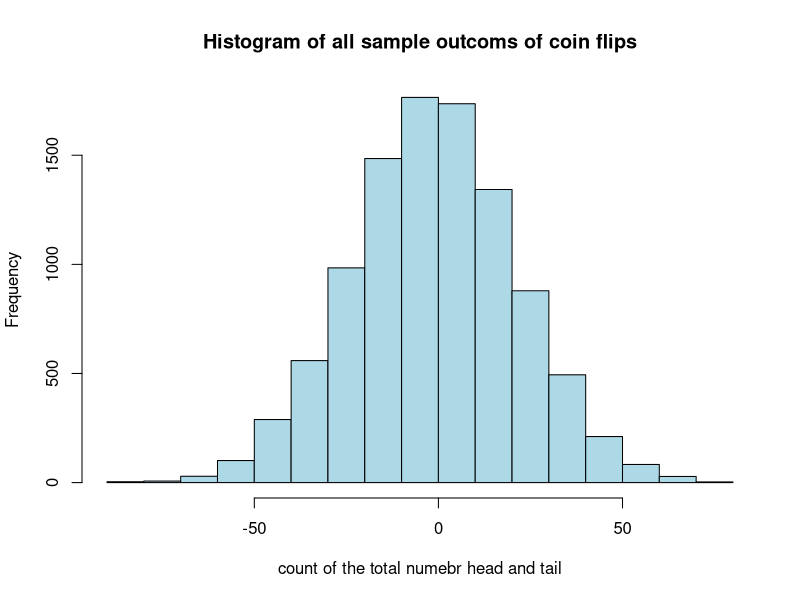

Write the R code that produced this figure.
# Create an empty list to store the results
num_of_flips=500
sample_size=10000
prb_head=.50
prb_tail=1-prb_head

results <- list()
for(i in 1:sample_size) {
  coinTosses   <- cumsum(sample(c(-1,1), num_of_flips, replace = TRUE,prob=c(prb_head,prb_tail))) 
  results[i] <- coinTosses[length(coinTosses)]
}

# Unlist the list and create a histogram. Set a title and set the color and breaks
hist(unlist(results),xlab='count of the total numebr head and tail', main = "Histogram of all sample outcoms of coin flips",col = "lightblue")

print("heads and tail count, total number of times appeared, probability of that outcome")

for(i in -num_of_flips:num_of_flips){
  y=sum(results==i)
  print(c(i,y,y/sample_size))
}

